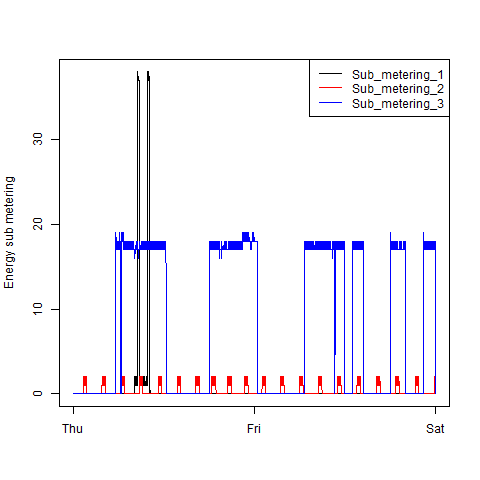

This figure's R source:
## Convert time data to a time series specifying that the data is every minute
# 1440 minutes in a day
cols_subset <- grep("Sub_metering", colnames(elec), value = T)
time_series_2 <- ts(elec[cols_subset], frequency = 1440, start = 0, end = 2, names = cols_subset)

line_cols <- c("black", "red", "blue")
  
png("plot3.png")

ts.plot(
  x = time_series_2,
  ylab = 'Energy sub metering',
  xlab = '',
  gpars = list(
    col = line_cols,
    xaxt = 'n' ## suppresses x-axis ticks
  )
)
axis(side = 1, labels = c("Thu", "Fri", "Sat"), at = c(0, 1, 2))
legend("topright", legend = cols_subset, col = line_cols, lty=1)

dev.off()
